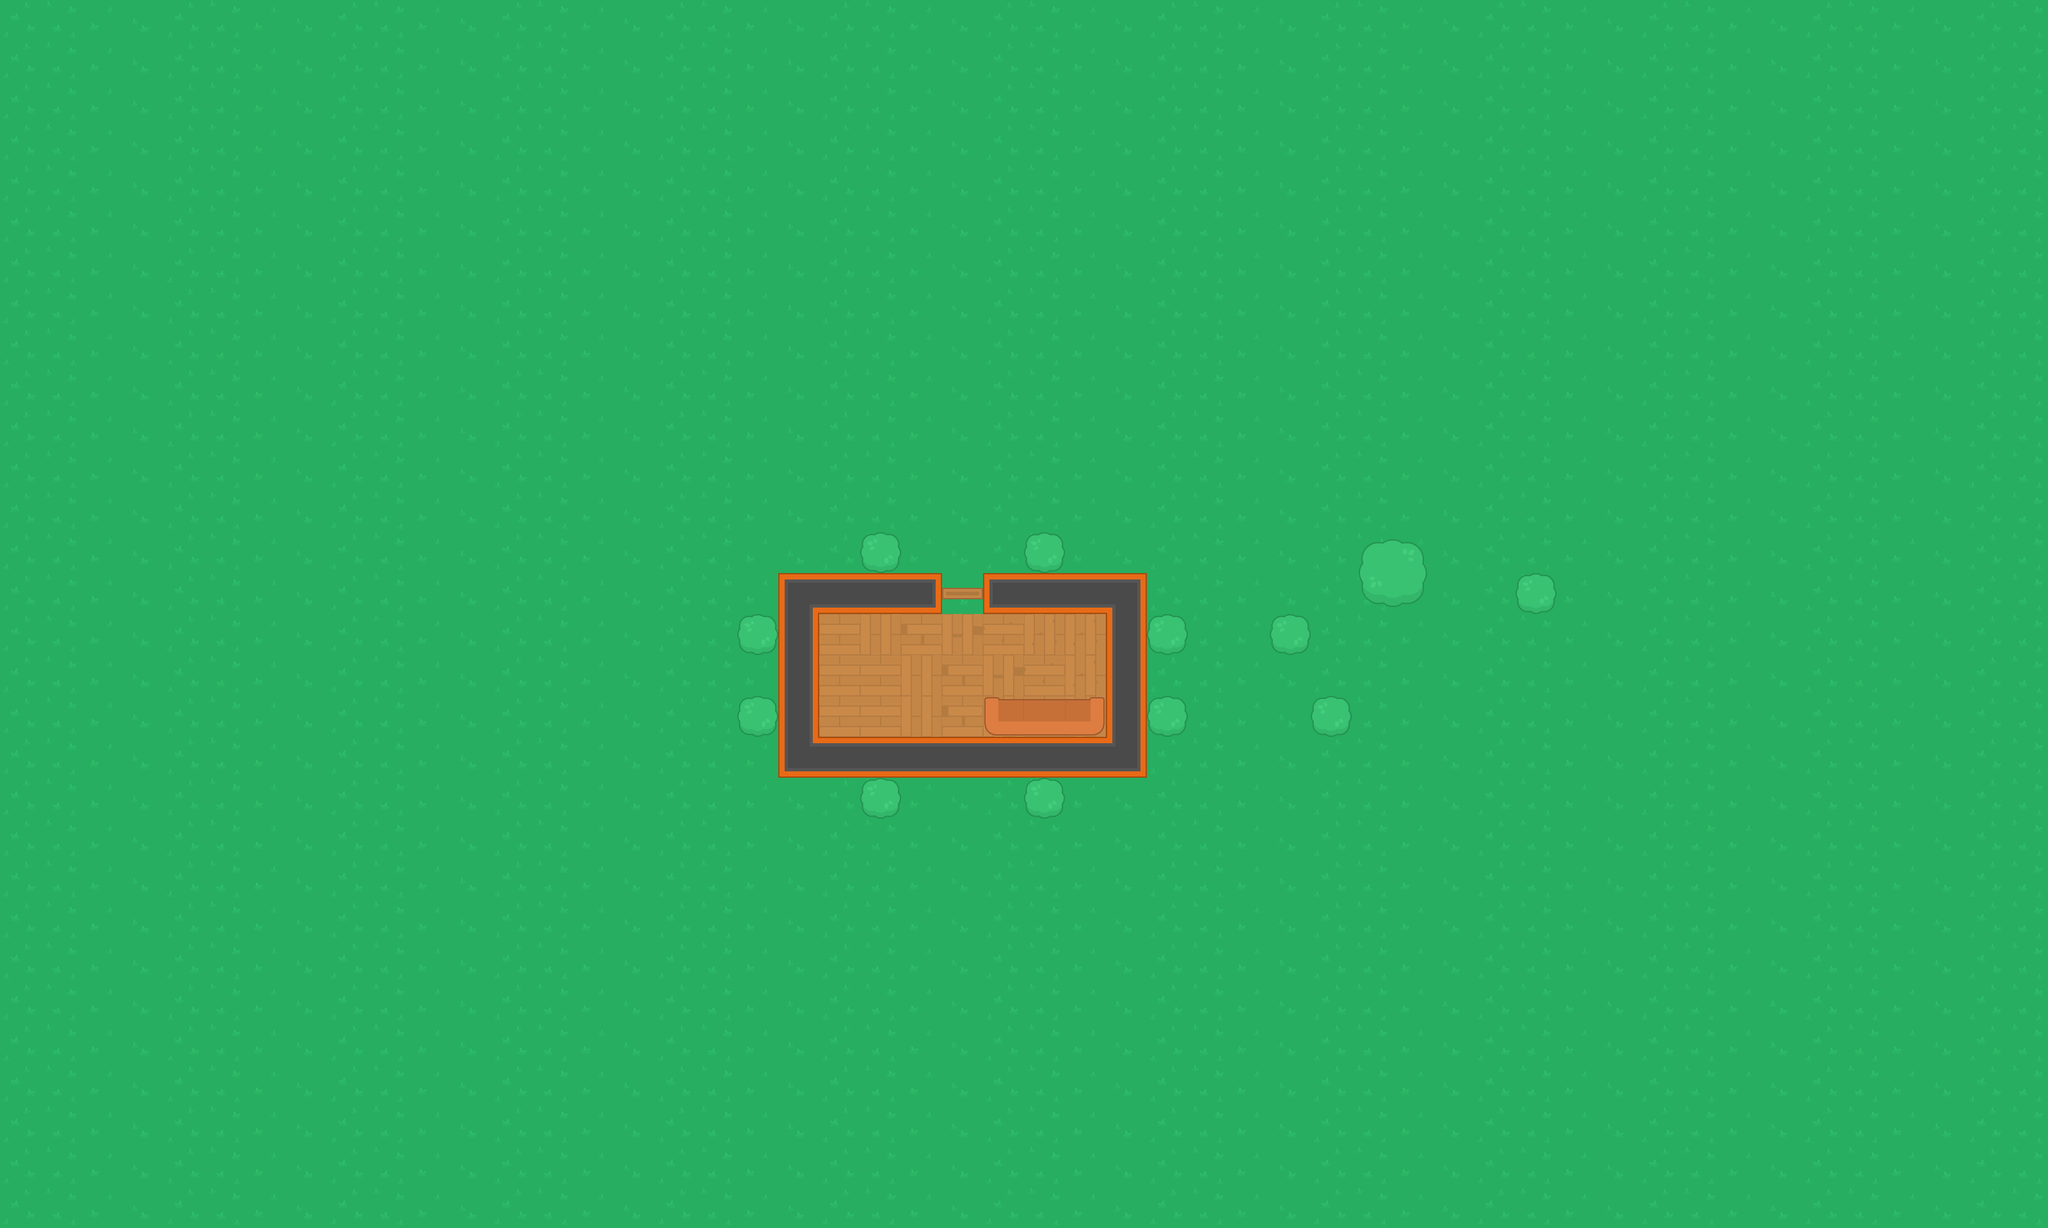

Tiled map render using the project's own tile images. Description and the map definition, with tile-layer contents summarised, below:
An orthogonal 50x30 tile map with 64x64 px tiles, 2 tile layers (Ground, Object) and 20 objects (12x Tree, 5x Wall, Player, Zombie, Sofa).

<map version="1.0" tiledversion="1.1.4" orientation="orthogonal" renderorder="right-down" width="50" height="30" tilewidth="64" tileheight="64" infinite="0" nextobjectid="36">
 <tileset firstgid="1" source="../Kenney Topdown Pack.tsx" />
 <layer name="Ground" width="50" height="30">
  <data>[1500 cells, 1500 non-empty, 10 distinct tile ids]</data>
 </layer>
 <layer name="Object" width="50" height="30">
  <data>[1500 cells, 42 non-empty, 17 distinct tile ids]</data>
 </layer>
 <objectgroup name="Obstacles">
  <object id="6" name="Player" x="1805.48" y="479.333" width="35" height="35" />
  <object id="9" name="Wall" x="1216.67" y="896.667" width="255.333" height="62.6667" />
  <object id="11" name="Wall" x="1216.67" y="960" width="62.6663" height="191.333" />
  <object id="12" name="Wall" x="1216.67" y="1151.33" width="574.333" height="64" />
  <object id="13" name="Tree" x="1166.67" y="1102" width="33.9996" height="32.6667" />
  <object id="14" name="Tree" x="1165" y="975" width="33.9996" height="32.6667" />
  <object id="15" name="Tree" x="1357.67" y="1232.33" width="33.9996" height="32.6667" />
  <object id="16" name="Tree" x="1357.67" y="847.667" width="33.9996" height="32.6667" />
  <object id="17" name="Wall" x="1729" y="959.667" width="60.9996" height="190.667" />
  <object id="18" name="Wall" x="1536" y="894.667" width="254" height="64.6667" />
  <object id="19" name="Tree" x="1615" y="845.667" width="33.9996" height="32.6667" />
  <object id="20" name="Tree" x="1806" y="975.667" width="33.9996" height="32.6667" />
  <object id="21" name="Tree" x="1807" y="1104.67" width="33.9996" height="32.6667" />
  <object id="22" name="Tree" x="1614" y="1232.67" width="33.9996" height="32.6667" />
  <object id="23" name="Zombie" x="1369.5" y="1011.5" width="35" height="35" />
  <object id="31" name="Tree" x="1997.67" y="975.667" width="33.9996" height="32.6667" />
  <object id="32" name="Tree" x="2061.67" y="1103.67" width="33.9996" height="32.6667" />
  <object id="33" name="Tree" x="2380.33" y="909" width="33.9996" height="32.6667" />
  <object id="34" name="Tree" x="2137.67" y="861" width="72.6663" height="63.3334" />
  <object id="35" name="Sofa" x="1551" y="1094.33" width="163.333" height="46" />
 </objectgroup>
</map>
